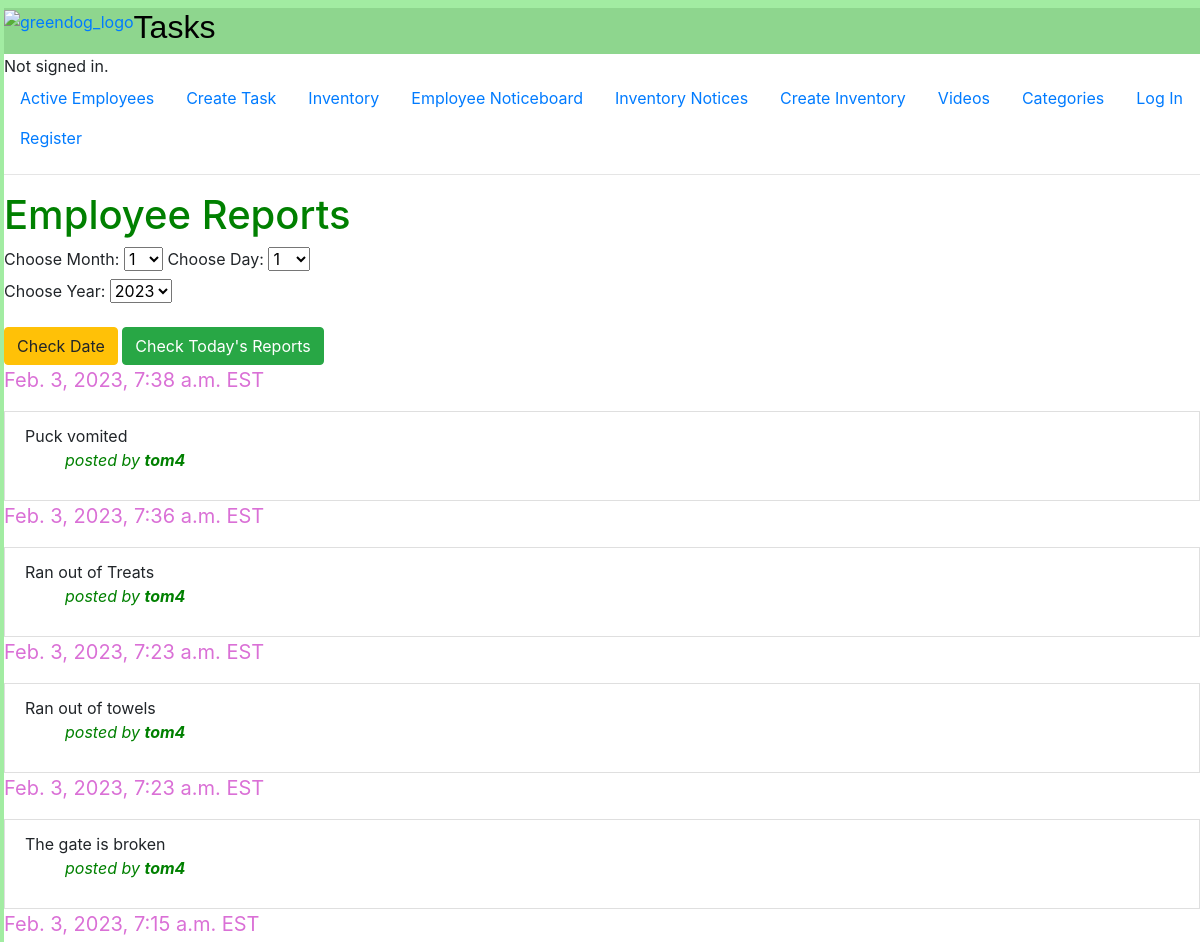
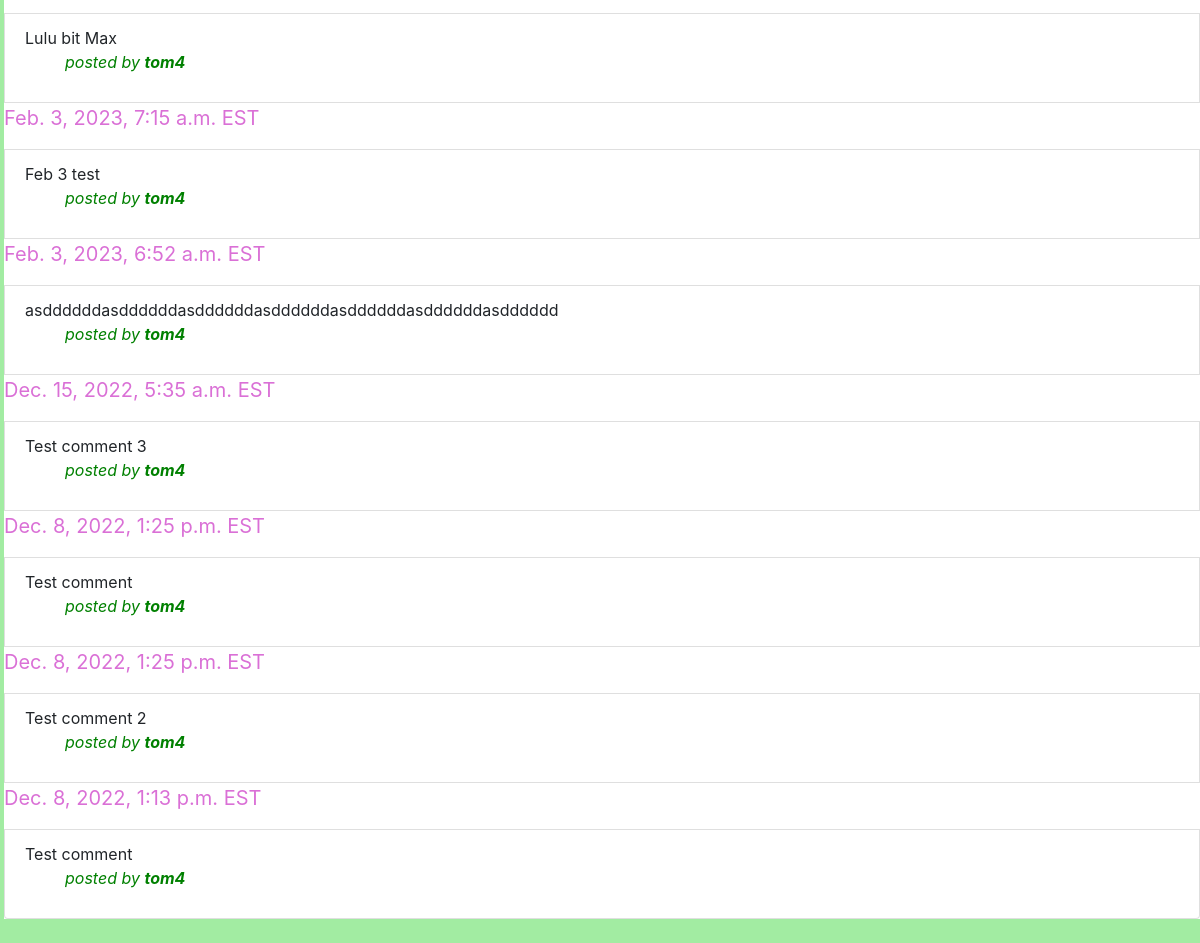
The page /employeeComments on the database as committed earlier (2 pictures, top to bottom).
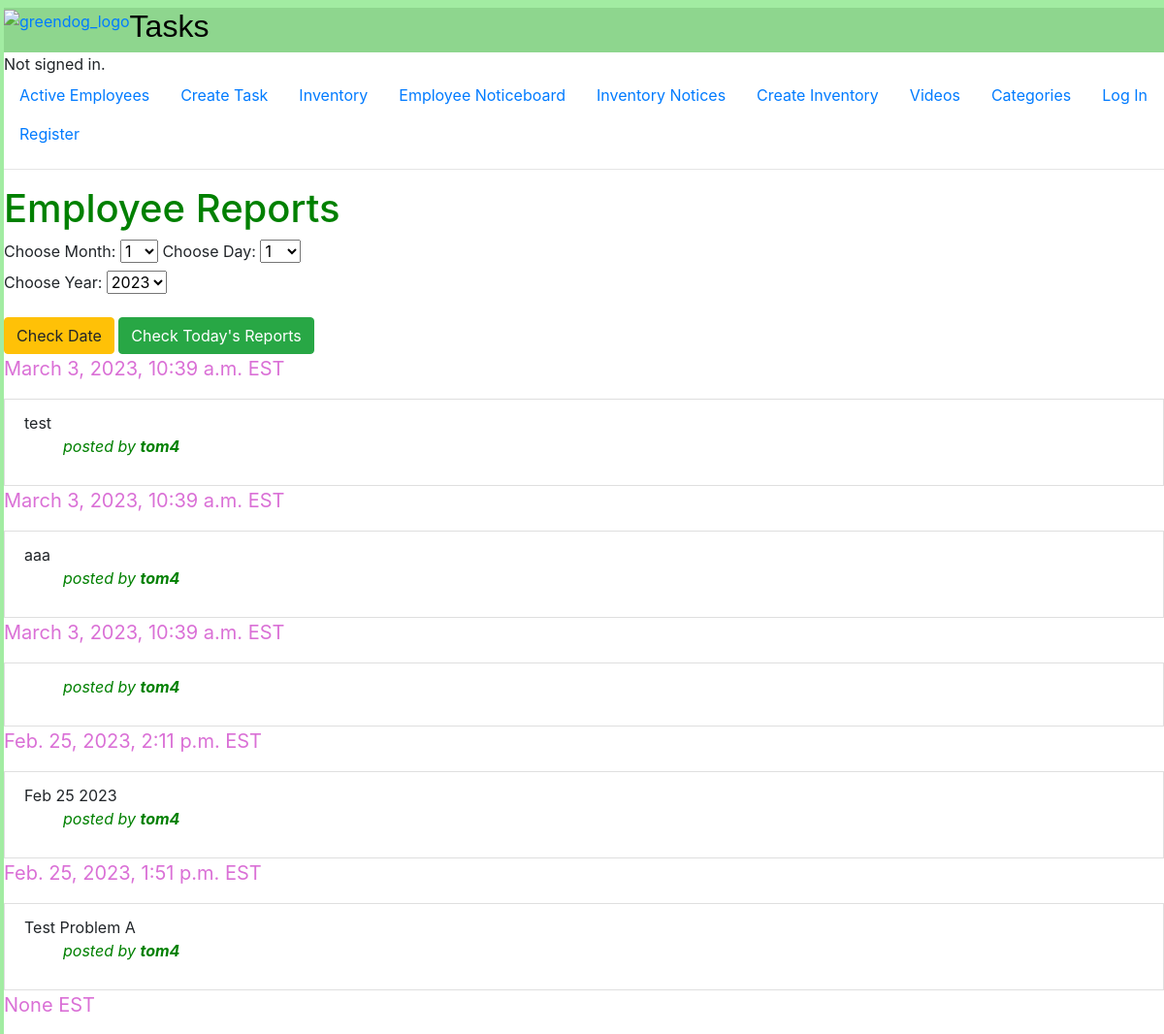
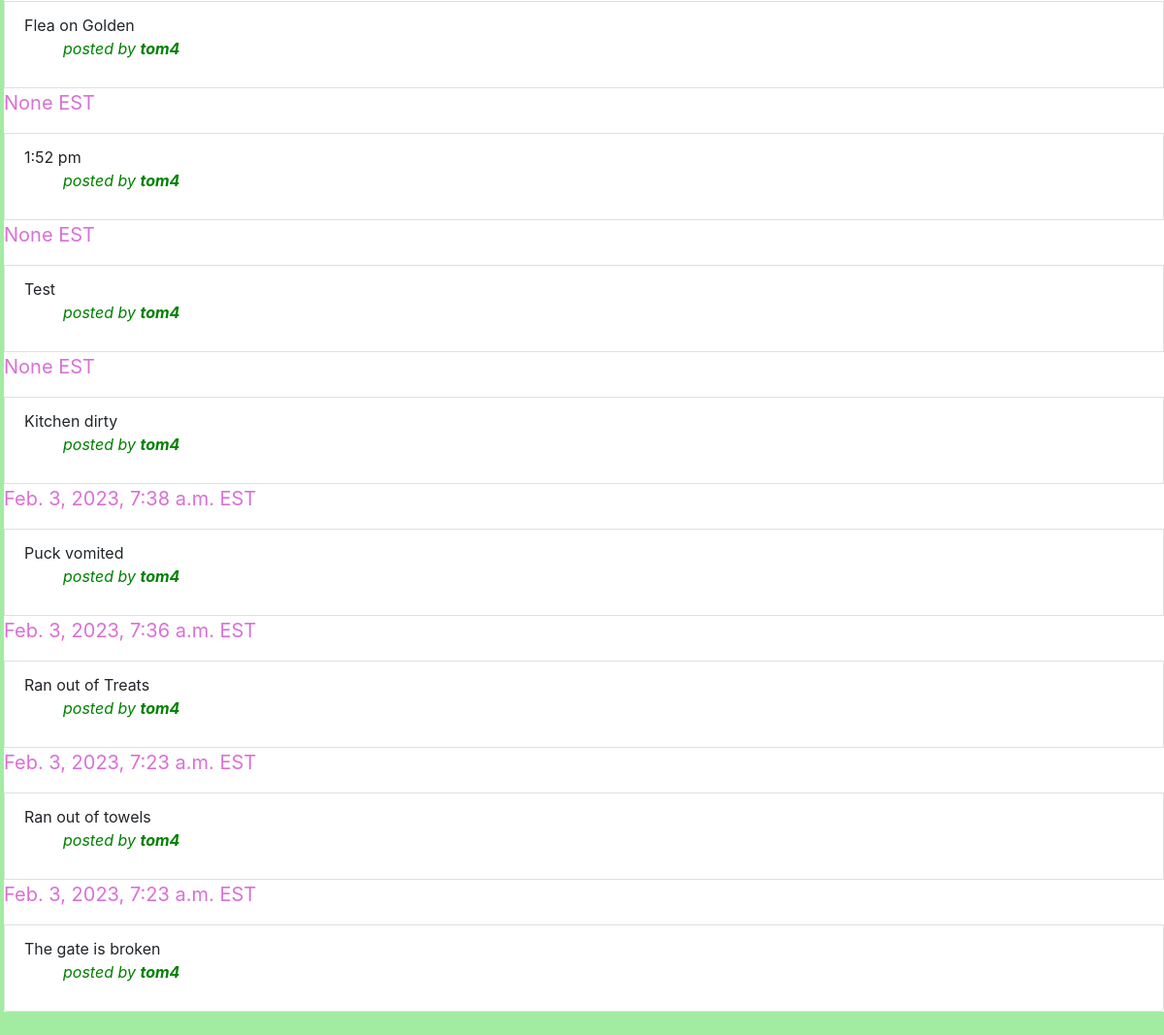
The same page on the database as committed later (2 pictures, top to bottom).
### auctions/models.py (models this page shows, shortened)
class employeeComment(models.Model):
    author = models.ForeignKey(
        User, on_delete=models.CASCADE,  blank=True, null=True, related_name="commentUser")
    employee = models.ForeignKey(
        Employee, on_delete=models.CASCADE,  blank=True, null=True, related_name="commentEmployee")
    message = models.CharField(max_length=1000)
    datetime = models.DateTimeField(
        max_length=100, default=datetime.now().strftime("%Y-%m-%d %H:%M:%S"))

class User(AbstractUser):
    pass

### auctions/views.py (the view)
# urls.py: path("employeeComments", views.employeeComments, name="employeeComments"),
def employeeComments(request):
    comments = employeeComment.objects
    comments = comments.order_by('-id')[:100:1]
    today = datetime.datetime.now()
    currentYear = today.year
    return render(request,"auctions/employeeComments.html",{
        "comments": comments,
            "rangeDays": range(1,32),
            "rangeHours": range(1,13),
            "rangeMinutes": range(0,31,30),
            "rangeMonths": range(1,13),
            "rangeYears": range(currentYear, currentYear - 3, -1)
    })

### auctions/templates/auctions/employeeComments.html (shortened to what this page needs)
{% extends "auctions/layout.html" %}
    {% block body %}
<div>
    <h1 style="color:Green">Employee Reports</h1>
    <form action="{% url 'sortNotices' %}" method = "POST">
            <div class="form-group">
      <label for="month">Choose Month:</label>
      <select name="month" id="month">
            {% for i in rangeMonths %}
                <option value="{{i}}">{{i}}</option>
            {% endfor %}
      </select>
      <label for="startDay">Choose Day:</label>
      <select name="day" id="day">
            {% for i in rangeDays %}
                <option value="{{i}}">{{i}}</option>
            {% endfor %}
      </select>
    <div class="form-group">
      <label for="startYear">Choose Year:</label>
      <select name="year" id="year">
            {% for i in rangeYears %}
                <option value="{{i}}">{{i}}</option>
            {% endfor %}
    </select>
  </div>
            <button type="submit" class="btn btn-warning">Check Date</button>
            <button type="submit" class="btn btn-success"><a href="todayEmployeeComments" style="color:white">Check Today's Reports</a></button>
        </form>
    {% for comment in comments %}
    <p style="color:orchid; font-size:20px">{{comment.datetime}} EST </p>
    <li class="list-group-item"> {{comment.message}}
        <ul style="color:green"><i>posted by <strong>{{comment.author}}</strong></p></i></ul>
    </li>
    {% endfor %}
</div>
{% endblock %}

Rows that differ between the two databases and show on the page:
removed employeeComment: datetime "Feb. 3, 2023, 7:15 a.m.", message "Lulu bit Max", author "tom4"
removed employeeComment: datetime "Feb. 3, 2023, 7:15 a.m.", message "Feb 3 test", author "tom4"
removed employeeComment: datetime "Feb. 3, 2023, 6:52 a.m.", message "asddddddasddddddasddddddasddddddasddddddasddddddasdddddd", author "tom4"
removed employeeComment: datetime "Dec. 15, 2022, 5:35 a.m.", message "Test comment 3", author "tom4"
removed employeeComment: datetime "Dec. 8, 2022, 1:25 p.m.", message "Test comment", author "tom4"
removed employeeComment: datetime "Dec. 8, 2022, 1:25 p.m.", message "Test comment 2", author "tom4"
removed employeeComment: datetime "Dec. 8, 2022, 1:13 p.m.", message "Test comment", author "tom4"
added employeeComment: datetime "March 3, 2023, 10:39 a.m.", message "test", author "tom4"
added employeeComment: datetime "March 3, 2023, 10:39 a.m.", message "aaa", author "tom4"
added employeeComment: datetime "March 3, 2023, 10:39 a.m.", author "tom4"
added employeeComment: datetime "Feb. 25, 2023, 2:11 p.m.", message "Feb 25 2023", author "tom4"
added employeeComment: datetime "Feb. 25, 2023, 1:51 p.m.", message "Test Problem A", author "tom4"
added employeeComment: datetime "None", message "Flea on Golden", author "tom4"
added employeeComment: datetime "None", message "1:52 pm", author "tom4"
added employeeComment: datetime "None", message "Test", author "tom4"
added employeeComment: datetime "None", message "Kitchen dirty", author "tom4"
